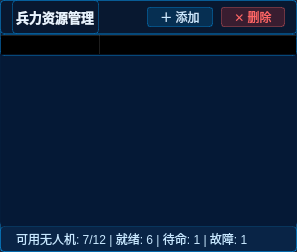
        <widget class="QWidget" name="resourceManagementContainer" native="true">
         <property name="styleSheet">
          <string notr="true">background: rgba(8,24,48,0.92);
border: 1px solid rgba(0,160,255,0.35);
border-radius: 4px;</string>
         </property>
         <layout class="QVBoxLayout" name="verticalLayout_5">
          <property name="spacing">
           <number>0</number>
          </property>
          <property name="leftMargin">
           <number>0</number>
          </property>
          <property name="topMargin">
           <number>0</number>
          </property>
          <property name="rightMargin">
           <number>0</number>
          </property>
          <property name="bottomMargin">
           <number>0</number>
          </property>
          <item>
           <widget class="QWidget" name="resourceManagementHeader" native="true">
            <property name="minimumSize">
             <size>
              <width>0</width>
              <height>34</height>
             </size>
            </property>
            <property name="maximumSize">
             <size>
              <width>16777215</width>
              <height>34</height>
             </size>
            </property>
            <property name="styleSheet">
             <string notr="true">background: linear-gradient(90deg, rgba(0,200,255,0.15), rgba(0,100,255,0.15));
border-bottom: 1px solid rgba(0,160,255,0.35);</string>
            </property>
            <layout class="QHBoxLayout" name="horizontalLayout_7">
             <property name="spacing">
              <number>8</number>
             </property>
             <property name="leftMargin">
              <number>12</number>
             </property>
             <property name="topMargin">
              <number>0</number>
             </property>
             <property name="rightMargin">
              <number>12</number>
             </property>
             <property name="bottomMargin">
              <number>0</number>
             </property>
             <item>
              <widget class="QLabel" name="resourceManagementTitle">
               <property name="styleSheet">
                <string notr="true">color: #e8f4ff;
font-weight: 500;
font-size: 13px;</string>
               </property>
               <property name="text">
                <string>兵力资源管理</string>
               </property>
              </widget>
             </item>
             <item>
              <spacer name="horizontalSpacer_10">
               <property name="orientation">
                <enum>Qt::Horizontal</enum>
               </property>
               <property name="sizeHint" stdset="0">
                <size>
                 <width>40</width>
                 <height>20</height>
                </size>
               </property>
              </spacer>
             </item>
             <item>
              <widget class="QPushButton" name="addForceButton">
               <property name="styleSheet">
                <string notr="true">color: #c8e8ff;
background-color: rgba(0,140,220,0.2);
border: 1px solid rgba(0,160,255,0.35);
border-radius: 3px;
padding: 0 12px;
font-size: 12px;</string>
               </property>
               <property name="text">
                <string>＋ 添加</string>
               </property>
              </widget>
             </item>
             <item>
              <widget class="QPushButton" name="deleteForceButton">
               <property name="styleSheet">
                <string notr="true">color: #ff6666;
background-color: rgba(255,50,50,0.2);
border: 1px solid rgba(255,100,100,0.35);
border-radius: 3px;
padding: 0 12px;
font-size: 12px;</string>
               </property>
               <property name="text">
                <string>✕ 删除</string>
               </property>
              </widget>
             </item>
            </layout>
           </widget>
          </item>
          <item>
           <widget class="QTreeWidget" name="forceTree">
            <property name="styleSheet">
             <string notr="true">QTreeWidget {
background: rgba(5,25,55,0.95);
border: none;
color: #c8e8ff;
}
QTreeWidget::item {
height: 24px;
}
QTreeWidget::item:hover {
background: rgba(0,160,255,0.08);
}
QTreeWidget::item:selected {
background: rgba(0,160,255,0.25);
}
QTreeWidget::branch {
background: transparent;
}
QTreeWidget::branch:has-siblings:!adjoins-item {
border-image: none;
}
QTreeWidget::branch:has-siblings:adjoins-item {
border-image: none;
}
QTreeWidget::branch:!has-children:!has-siblings:adjoins-item {
border-image: none;
}
QTreeWidget::branch:has-children:!has-siblings:closed,
QTreeWidget::branch:closed:has-children:has-siblings {
border-image: none;
image: url(:/icons/arrow-right.png);
}
QTreeWidget::branch:open:has-children:!has-siblings,
QTreeWidget::branch:open:has-children:has-siblings {
border-image: none;
image: url(:/icons/arrow-down.png);
}</string>
            </property>
            <property name="alternatingRowColors">
             <bool>false</bool>
            </property>
            <property name="columnCount">
             <number>2</number>
            </property>
            <column>
             <property name="text">
              <string>名称</string>
             </property>
            </column>
            <column>
             <property name="text">
              <string>状态</string>
             </property>
            </column>
           </widget>
          </item>
          <item>
           <widget class="QLabel" name="resourceStatsLabel">
            <property name="minimumSize">
             <size>
              <width>0</width>
              <height>26</height>
             </size>
            </property>
            <property name="maximumSize">
             <size>
              <width>16777215</width>
              <height>26</height>
             </size>
            </property>
            <property name="styleSheet">
             <string notr="true">background: rgba(0,80,160,0.18);
border-top: 1px solid rgba(0,140,220,0.2);
color: #c8e8ff;
padding-left: 12px;
font-size: 12px;</string>
            </property>
            <property name="text">
             <string>可用无人机: 7/12 | 就绪: 6 | 待命: 1 | 故障: 1</string>
            </property>
           </widget>
          </item>
         </layout>
        </widget>
